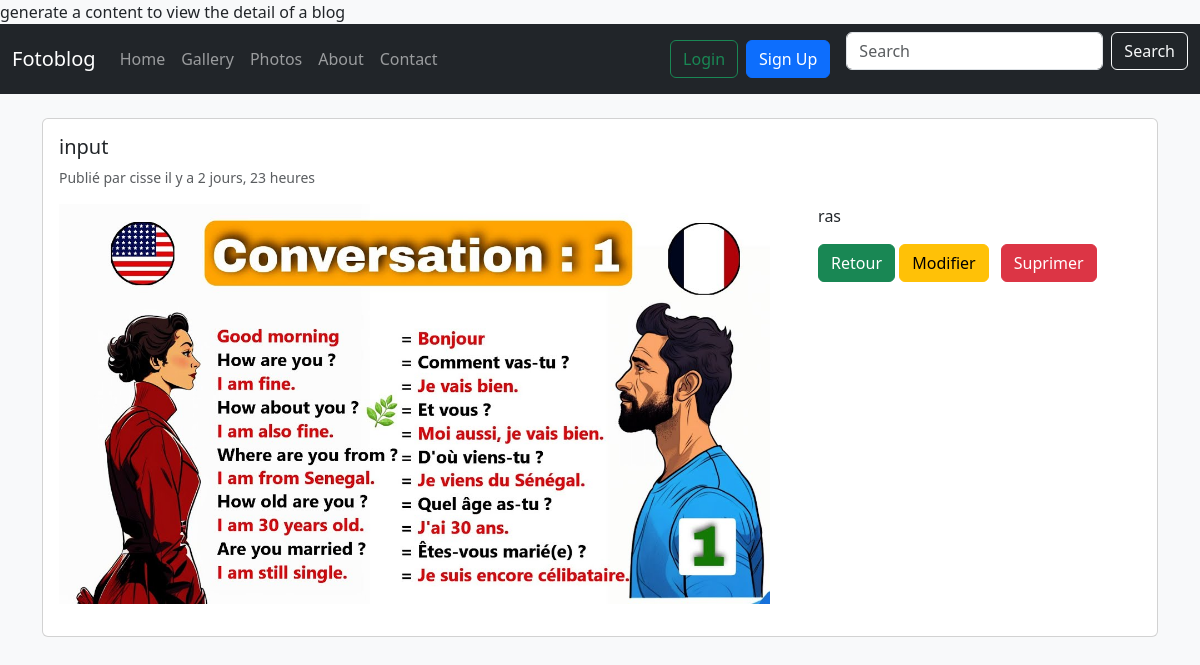
Page /blog/3/ on the committed database.
### blog/models.py (models this page shows, shortened)
class Blog(models.Model):
    photo = models.ForeignKey(Photo, on_delete=models.CASCADE)
    title = models.CharField(max_length=200, verbose_name='Titre')
    content = models.TextField()
    date_created = models.DateTimeField(auto_now_add=True, verbose_name='Date de creation')
    starred = models.BooleanField(default=False, verbose_name='Etoile')
    count_word = models.PositiveIntegerField(default=0, blank=True, verbose_name="Nombre de mot")
    contributors = models.ManyToManyField(
        settings.AUTH_USER_MODEL,
        through='BlogContributor',
        related_name='contributions',
    )

class Photo(models.Model):
    image = models.ImageField(upload_to='photos/')
    caption = models.CharField(max_length=255, verbose_name='Legende')
    uploader = models.ForeignKey(settings.AUTH_USER_MODEL, on_delete=models.CASCADE, verbose_name='Televerseur' )
    date_created = models.DateTimeField(auto_now_add=True, verbose_name='Date de televersement')

### comptes/models.py (models this page shows, shortened)
class User(AbstractUser):
    SUBSCRIBER = "SUBSCRIBER"
    CREATOR = "CREATOR"
    ROLE_CHOICES = [
        (SUBSCRIBER, "Abonne"),
        (CREATOR, "Createur"),
    ]
    role = models.CharField(
        max_length=20,
        choices=ROLE_CHOICES,
        default=SUBSCRIBER,
    )
    avatar = models.ImageField(
        upload_to="avatars/",
        blank=True,
        null=True,
    )
    bio = models.TextField(
        blank=True,
        null=True,
    )
    background_image = models.ImageField(
        upload_to="backgrounds/",
        blank=True,
        null=True,
    )
    date_of_birth = models.DateField(
        blank=True,
        null=True,
        verbose_name="Date de naissance",
    )
    location = models.CharField(
        max_length=100,
        blank=True,
        null=True,
        verbose_name="Lieu de résidence",
    )
    follows = models.ManyToManyField(
        "self",
        symmetrical=False,
        limit_choices_to={'role': CREATOR},
        verbose_name="Abonnements",
    )
    def __str__(self):
        return self.username

### blog/views.py (the view)
# urls.py: path('blog/<int:pk>/', views.BlogDetailView.as_view(), name='blog_detail'),
class BlogDetailView(DetailView):
    model = Blog
    template_name = 'blog/blog_detail.html'

### blog/templates/blog/blog_detail.html (shortened to what this page needs)
{% extends "base.html" %}
{% block content %}
<div class="card">
    <div class="card-body">
        <h5 class="card-title">{{ blog.title }}</h5>
        <p class="card-text"><small class="text-muted">Publié par {{ blog.photo.uploader }} il y a {{ blog.date_created|timesince }}</small></p>
        {% if blog.photo %}
            <img src="{{ blog.photo.image.url }}" alt="Photo associée" class="img-fluid mb-3 me-5 float-start" style="max-height: 400px; object-fit: cover;">
        {% endif %}
        <p class="pe-5">{{ blog.content }}</p>
        <a href="{% url 'blog:home' %}" class="btn btn-success">Retour</a>
        <a href="{% url 'blog:blog_update' blog.id %}" class="btn btn-warning">Modifier</a>
        <a href="{% url 'blog:blog_delete' blog.id %}" class="btn btn-danger ms-2">Suprimer</a>
    </div>
</div>
{% endblock content %}

### rows in the picture
Blog: title "input", photo.uploader "cisse", date_created "2 jours, 23 heures", photo.image (picture), content "ras"
